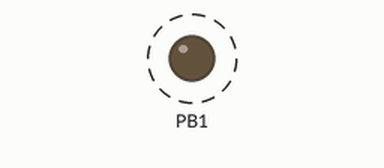
Recording of a sketch running on a simulated ATtiny85, built with avr-gcc and run on an emulated ATtiny85. Parts: output pins drawn as LEDs (lit = HIGH). Dashed ring = blinking.

Above: at 0.2 s.
Timing chart, 0 to 3.0 s (numbered marks = the images above):
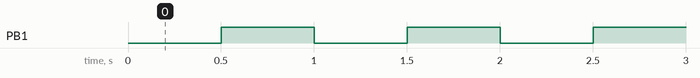

Measured:
- by itself, PB1: alternates HIGH for 0.50 s and LOW for 0.50 s

The sketch:

blink.ino
```cpp
/* -*- mode: linux-c -*- */

#include <Arduino.h>
#include <util/delay.h>

/* Digispark LED */
#define PIN_LED  PB1
#define DELAY_MS 500

void setup() {
	/* Init LED pin as output */
	DDRB |= (1 << PIN_LED);

	/* Light up LED */
	PORTB |= (1 << PIN_LED);
}

void loop() {
	PORTB ^= (1 << PIN_LED);
	_delay_ms(DELAY_MS);
}
```
